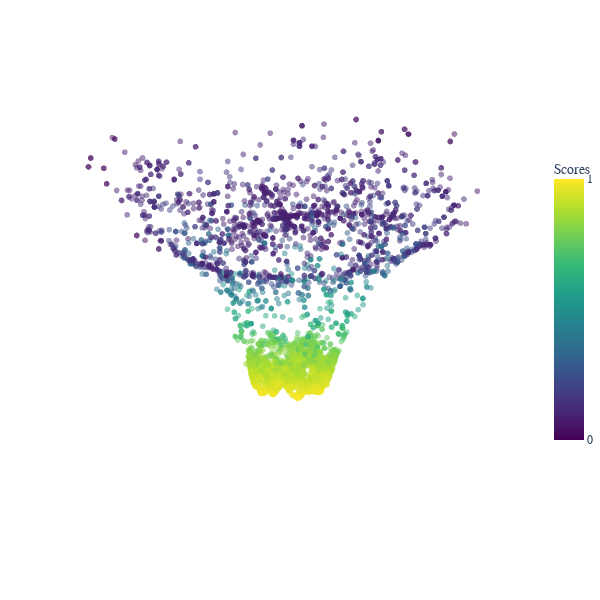

The code cell stored with this chart in its notebook:
### Code cell
ofm_emb = off_mfd_data['ofm_emb']

fig = go.Figure()
fig.add_trace(go.Scatter3d(x=ofm_emb[:, 0], y=ofm_emb[:, 1], z=ofm_emb[:, 2], mode='markers',
                           marker=dict(size=2, color=prob, colorscale='Viridis', opacity=0.5),
                           name="positive"))

fig.update_scenes(
    dict(
        xaxis=dict(showgrid=False, zeroline=False, showline=False, showticklabels=False, 
                   ticks="", title="", backgroundcolor='white'),
        yaxis=dict(showgrid=False, zeroline=False, showline=False, showticklabels=False, 
                   ticks="", title="",backgroundcolor='white'),
        zaxis=dict(showgrid=False, zeroline=False, showline=False, showticklabels=False, 
                   ticks="",title="", backgroundcolor='white'),
        bgcolor='white'
    )
)
# add colorbar at right side, label 'low' and 'high' are set to the min and max of the volume
# shrink the height of the colorbar
fig.update_traces(marker=dict(colorbar=dict(title='Scores', tickvals=[0, 1], 
                                           tickfont=dict(family='Helvetica', size=12), len=0.5)))
# fig.update_traces(marker=dict(colorbar=dict(title='Scores', tickvals=[0, 1], tickfont=dict(family='Helvetica', size=12))))

# update font to Helvetica
fig.update_layout(
    font=dict(family='Helvetica', size=12),
    height=600,
    width=600,
    margin=dict(l=0, r=0, b=0, t=0))

# change default camera view
fig.update_layout(scene_camera=dict(eye=dict(x=1.87, y=-0.88, z=-0.64)))

### Figure 1 — Plotly figure (JSON) as saved in the notebook; plotly's stock layout.template omitted (floating-point values rounded to 4 significant figures; data arrays with more than 128 entries replaced by an {"elided": "..."} marker saying what was removed)
{"data": [{"marker": {"color": {"elided": "5500 float values"}, "colorbar": {"len": 0.5, "tickfont": {"family": "Helvetica", "size": 12}, "tickvals": [0, 1], "title": {"text": "Scores"}}, "colorscale": [[0, "#440154"], [0.1111, "#482878"], [0.2222, "#3e4989"], [0.3333, "#31688e"], [0.4444, "#26828e"], [0.5556, "#1f9e89"], [0.6667, "#35b779"], [0.7778, "#6ece58"], [0.8889, "#b5de2b"], [1, "#fde725"]], "opacity": 0.5, "size": 2}, "mode": "markers", "name": "positive", "type": "scatter3d", "x": {"elided": "5500 float values"}, "y": {"elided": "5500 float values"}, "z": {"elided": "5500 float values"}}], "layout": {"font": {"family": "Helvetica", "size": 12}, "height": 600, "margin": {"b": 0, "l": 0, "r": 0, "t": 0}, "scene": {"bgcolor": "white", "camera": {"eye": {"x": 1.87, "y": -0.88, "z": -0.64}}, "xaxis": {"backgroundcolor": "white", "showgrid": false, "showline": false, "showticklabels": false, "ticks": "", "title": {"text": ""}, "zeroline": false}, "yaxis": {"backgroundcolor": "white", "showgrid": false, "showline": false, "showticklabels": false, "ticks": "", "title": {"text": ""}, "zeroline": false}, "zaxis": {"backgroundcolor": "white", "showgrid": false, "showline": false, "showticklabels": false, "ticks": "", "title": {"text": ""}, "zeroline": false}}, "width": 600}}
